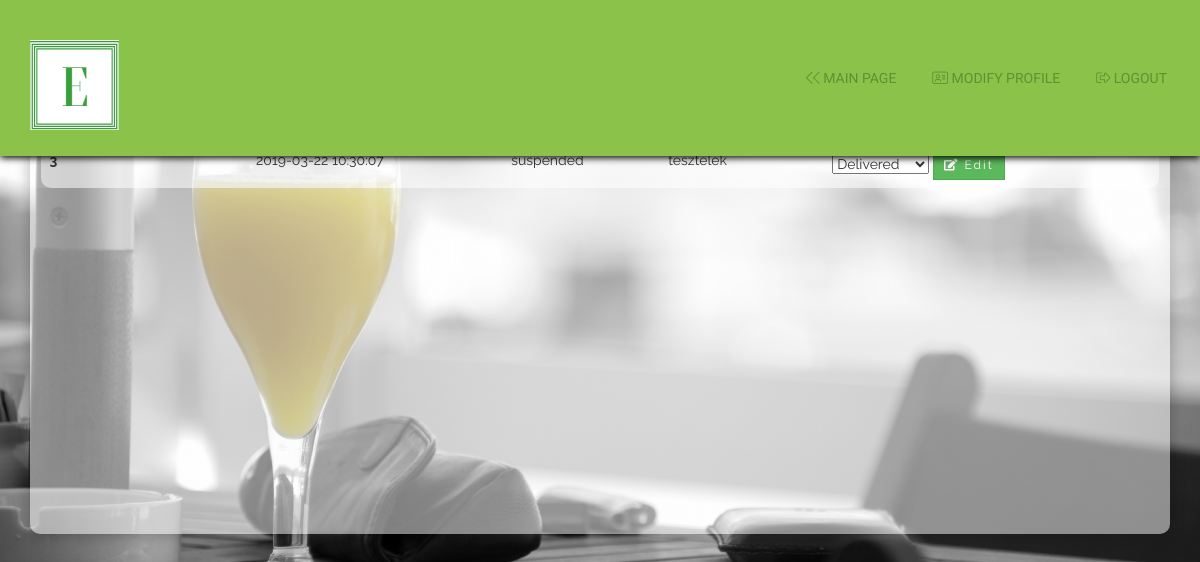
/php/worker2.php (signed in), run on the app's committed database.
### tables this page shows
CREATE TABLE `orders` (
  `id` int(11) NOT NULL,
  `items` text NOT NULL,
  `progress` varchar(16) NOT NULL,
  `user_id` int(11) NOT NULL,
  `total` int(11) NOT NULL,
  `ordered_at` datetime NOT NULL
);

CREATE TABLE `users` (
  `id` int(11) NOT NULL,
  `username` varchar(128) NOT NULL,
  `email` varchar(128) NOT NULL,
  `password` varchar(255) NOT NULL,
  `Fullname` varchar(128) NOT NULL,
  `PhoneNo` varchar(16) NOT NULL,
  `profilepic` varchar(128) DEFAULT NULL,
  `coverpic` varchar(128) DEFAULT NULL,
  `role_id` int(11) NOT NULL
);

### php/db.php (called while the page is built, shortened)
<?php
    class db{
        private static $host = "localhost:3306";
        private static $username = "root";
        private static $password = "";
        private static $database = "Restaurant";
        private static $coding = "utf8";
        private static $instance = null;
        private $connection = "";
        public function __construct(){
            $this->connection = mysqli_connect(self::$host,self::$username,self::$password);
            if(mysqli_connect_errno($this->connection)){
                die("Could not connect mysql database");
            }else{
                mysqli_select_db($this->connection,self::$database);
                mysqli_set_charset($this->connection,self::$coding);
            }
        }
        public static function get(){
            if(is_null(self::$instance)){
                self::$instance = new db;
            }
            return self::$instance;
        }
        public function query($queryString){
            $result = mysqli_query($this->connection, $queryString);
            return $result;
        }
        public function getArray($queryString){
            $rows = array();
            $result = $this->query($queryString);
            while ($row = mysqli_fetch_assoc($result)) {
                $rows[] = $row;
            }
            return $rows;
        }
    }
?>

### php/worker2.php (the view, shortened to what this page needs)
<!DOCTYPE html>
<html>
<head>
  <link rel="stylesheet" type="text/css" href="../fontawesome/css/all.css">
  <link rel="stylesheet" href="../css/bootstrap.min.css">
  <link rel="stylesheet" href="../css/main.css">
  <link rel="stylesheet" type="text/css" href="../css/dragndrop.css">
  <link rel="stylesheet" href="../css/sweetalert2.min.css">
  <link rel="stylesheet" href="../css/profile.css">
  <link rel="stylesheet" href="../css/foodform.css">
</head>
<body class="bg" data-spy="scroll" data-target="#template-navbar">
  <nav id="template-navbar" class="navbar navbar-default custom-navbar-default navbar-fixed-top">
    <div class="container">
      <div class="navbar-header">
        <a class="navbar-brand" href="#">
          <img id="logo" src="../images/Logo_main.png" class="logo img-responsive">
        </a>
      </div>
      <div class="collapse navbar-collapse" id="Food-fair-toggle">
        <ul class="nav navbar-nav navbar-right">
          <li><a href="../index.php"><i class="fal fa-chevron-left"></i><i class="fal fa-chevron-left"></i> Main Page</a></li>
          <li><a href="#" id="modify"><i class="fal fa-address-card"></i> Modify Profile</a></li>
          <li><a href="logout.php" title="Log Out"><i class="fal fa-sign-out-alt"></i> Logout</a></li>
        </ul>
      </div>
    </div>
  </nav>
  <div class="container" style="margin-top: 7%">
    <div class="card card-custom bg-white border-white border-0 text-center" style="border-radius: 10px; background-color: rgba(255,255,255,.5);">
      <div class="card-custom-img" id="modifyReserve">
        <div id="ordercontent">
          <?php
          require_once "db.php";
          $db = db::get();
          $selectOrders = "SELECT orders.*, users.username FROM orders LEFT JOIN users ON orders.user_id = users.id WHERE orders.progress = 'open' OR orders.progress = 'suspended'";
          $allorders = $db->getArray($selectOrders);
          ?>
          <br>
          <div style="background-color: rgba(255,255,255,.1);" id="reserveList">
            <?php if(count($allorders) > 0): ?>
              <table class="table" align="center" style="background-color: rgba(255,255,255,.5); width: 98%; border-radius: 10px;">
                <thead>
                  <tr>
                    <th scope="col">Reservation ID:</th>
                    <th scope="col">Ordered At</th>
                    <th scope="col">Status</th>
                    <th scope="col">Ordered By</th>
                    <th scope="col" id="togglerev"><div id="hideRev"><i class="fal fa-eye-slash"></i> Hide</div><div id="showrev"><i class="fal fa-eye"></i> Show</div></th>
                  </tr>
                </thead>
                <tbody class="revitem">
                  <?php foreach($allorders as $orders): ?>
                    <tr style="text-align:left;"><form action="updateorder.php?item=<?php echo $orders['id']; ?>" method="post">
                      <th scope="row"><?php echo $orders["id"]; ?></th>
                      <td><?php echo $orders["ordered_at"]; ?></td>
                      <td><?php echo $orders["progress"]; ?></td>
                      <td><?php echo $orders["username"]; ?></td>
                      <td>
                        <select name="statusUpdate">
                          <option value="delivered">Delivered</option>
                        </select>
                        <button class="btn btn-sm btn-success" name="updateOrder"><i class="fas fa-edit"></i> Edit</button>
                      </td>
                    </tr></form>
                  <?php endforeach; ?>
                </tbody>
              </table>
            <?php endif; ?>
          </div>
        </div>
      </div>
    </div>
</body>
</html>

### css/main.css (style rules this page uses)
body { font-family: 'Raleway', 'Open-Sans', sans-serif; overflow-x: hidden; font-size: 14px; }
.btn { border-radius: 0; letter-spacing: 2px; }
.custom-navbar-default { background-color: #8bc34a; border: 0px; margin: 0px; border-radius: 0px; color: #5c9233; padding: 50px 0px; box-shadow: 0px 2px 7px #000; }
.navbar-default .navbar-nav>li>a { color: #5c9233; text-transform: uppercase; font-family: 'Roboto', sans-serif; font-weight: 400; margin: 0px 18px; padding: 18px 0px; font-size: 14px; text-align: center; }
.navbar-brand { margin-top: -25px; width: 205px; }
.navbar-default .navbar-collapse { border-color: #669D38; background-color: #8BC34A; }

### css/profile.css (style rules this page uses)
.bg { background-image: url("../images/bg.jpg"); background-repeat: no-repeat; background-size: cover; }
a { color: black; text-decoration: none; }

### css/foodform.css (style rules this page uses)
body { background-color: whitesmoke; }
.card-custom { overflow: hidden; min-height: 450px; box-shadow: 0 0 15px rgba(10, 10, 10, 0.3); }
.card-custom-img { height: 30vh; background-repeat: no-repeat; background-size: cover; background-position: center; border-color: inherit; }
.text-center { text-align: center; }

### data on the page
orders: id "3", ordered_at "2019-03-22 10:30:07", progress "suspended", user.username "tesztelek"
